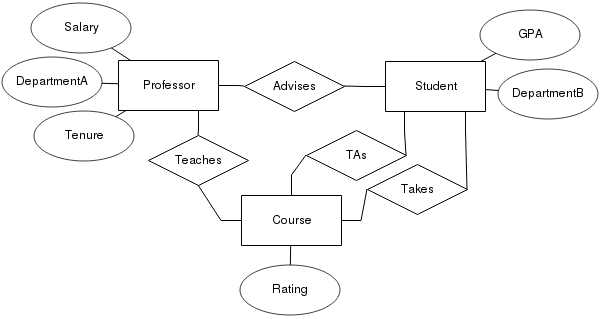
#> input picture test_preprocessing/er1.png, 601 x 319 px
$ jupyter execute connected_component.ipynb   (shell and % lines are left out)   (older library calls are emulated)
#> lines starting #> are read from the running program, lines starting #| are printed output that depends on the picture; after the words box and inside, x2 and y2 are one past the last pixel; in counts of white or black regions, pixels touching at a corner belong together
[cell 1]
import cv2
import numpy as np
from skimage.morphology import (erosion, dilation, opening, closing,  # noqa
                                white_tophat)
from skimage.measure import find_contours
import matplotlib.pyplot as plt
from skimage.draw import rectangle

[cell 2]
im_dir = "er1.png"
image = cv2.imread(im_dir)
#> image is the input picture: shape (319, 601, 3); min 0, max 255, mean 249
im_in = cv2.imread(im_dir, cv2.IMREAD_GRAYSCALE)
#> im_in: shape (319, 601); min 0, max 255, mean 249
th, im_th = cv2.threshold(im_in, 220, 255, cv2.THRESH_BINARY_INV)
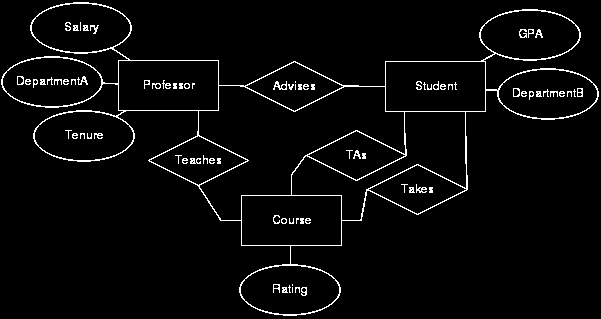
#> im_th: shape (319, 601); 3.6% white in thin lines or dots

[cell 3]
# apply connected component analysis to the thresholded image
output = cv2.connectedComponentsWithStats(im_th, 8, cv2.CV_32S)
(numLabels, labels, stats, centroids) = output
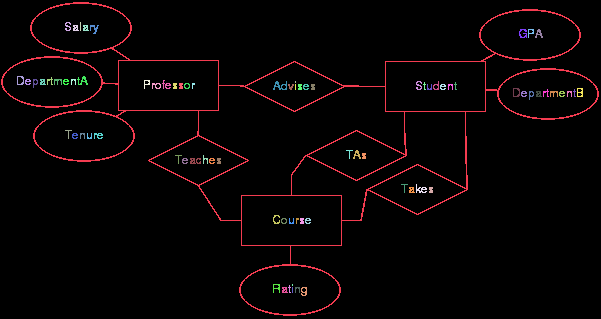
#> labels: shape (319, 601) int32; 81 distinct labels, from 0 to 80; one colour per label, 0 black
#> numLabels = 81; stats = 81 rows, first 6: [0, 0, 601, 319, 184869], [1, 2, 598, 314, 5015], [65, 22, 6, 9, 30], [80, 22, 1, 9, 9], [73, 25, 6, 6, 27], [83, 25, 6, 6, 27]; centroids = 81 pairs, first value 20.12 to 579.7, second value 26 to 291

[cell 4]
# loop over the number of unique connected component labels
for i in range(0, numLabels):
    x = stats[i, cv2.CC_STAT_LEFT]
    y = stats[i, cv2.CC_STAT_TOP]
    w = stats[i, cv2.CC_STAT_WIDTH]
    h = stats[i, cv2.CC_STAT_HEIGHT]
    area = stats[i, cv2.CC_STAT_AREA]
    cX, cY = centroids[i]
    output = image.copy()
    cv2.rectangle(output, (x, y), (x + w, y + h), (0, 255, 0), 3)
    cv2.circle(output, (int(cX), int(cY)), 4, (0, 0, 255), -1)
    componentMask = (labels == i).astype("uint8") * 255
    # show our output image and connected component mask
    cv2.imwrite("components/Output"+str(i)+".png", output)
    cv2.imwrite("components/Connected_Component"+str(i)+".png", componentMask)
#> this loop made 81 passes
#> (x, y, w, h, area, cX, cY) on passes 1, 2, 3, 5, 6, 7, 8, 9, 10, 11, 12, 13: (0, 0, 601, 319, 184869, 300.4, 160.3), (1, 2, 598, 314, 5015, 290.6, 127), (65, 22, 6, 9, 30, 67.43, 26.03), (73, 25, 6, 6, 27, 75.15, 27.59), (83, 25, 6, 6, 27, 85.15, 27.59), (90, 25, 9, 9, 36, 93.86, 28.06), (519, 29, 8, 9, 39, 522.7, 33.05), (528, 29, 6, 9, 24, 530.2, 31.75), (535, 29, 8, 9, 34, 538.6, 33.26), (17, 76, 7, 9, 32, 20.12, 80), (47, 77, 6, 8, 21, 49.43, 80.62), (77, 76, 11, 9, 45, 82.22, 80.33)
#> pass 1, `cv2.imwrite("components/Output"+str(i)+".png", output)`:
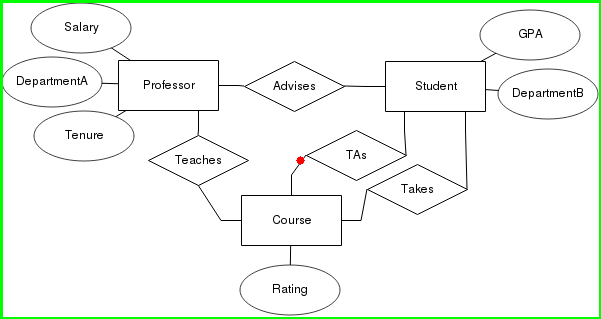
#> saved as Output0.png: shape (319, 601, 3); mean B, G, R 242.9, 248.9, 242.9
#> pass 2, `componentMask = (labels == i).astype("uint8") * 255`:
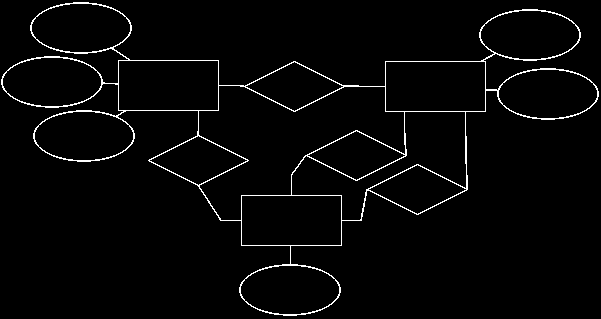
#> componentMask: shape (319, 601); 2.6% white in thin lines or dots
#> pass 2, `cv2.imwrite("components/Output"+str(i)+".png", output)`:
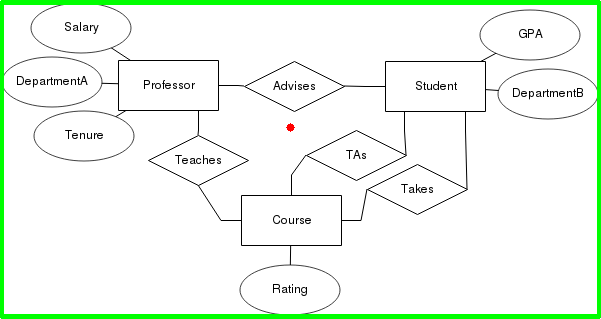
#> saved as Output1.png: shape (319, 601, 3); mean B, G, R 237.7, 249, 237.8

$ run again, with test_preprocessing/er11.png copied over test_preprocessing/er1.png
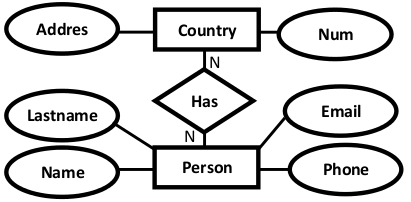
#> input picture test_preprocessing/er11.png, 411 x 202 px
#> image is the input picture: shape (202, 411, 3); min 0, max 255, mean 214.2
#> im_th: shape (202, 411); 19% white; 38 white regions, largest, box (x1, y1, x2, y2) and area: (4, 2, 404, 199) 12809, (36, 22, 56, 36) 150, (42, 166, 60, 179) 150
#> `(numLabels, labels, stats, centroids) = output`:
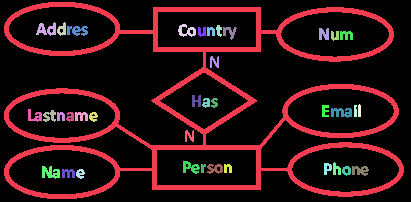
#> labels: shape (202, 411) int32; 39 distinct labels, from 0 to 38; one colour per label, 0 black
#> numLabels = 39; stats = 39 rows, first 6: [0, 0, 411, 202, 67279], [4, 2, 400, 197, 12809], [36, 22, 20, 14, 150], [57, 22, 9, 14, 75], [178, 24, 18, 13, 121], [216, 25, 6, 12, 46]; centroids = 39 pairs, first value 34.31 to 359.7, second value 29.23 to 173.3
#> the loop `for i in range(0, numLabels):` made 39 passes
#> (x, y, w, h, area, cX, cY) on passes 1 to 8: (0, 0, 411, 202, 67279, 206.3, 99.9), (4, 2, 400, 197, 12809, 202.1, 103.2), (36, 22, 20, 14, 150, 46.39, 29.23), (57, 22, 9, 14, 75, 61.73, 29.24), (178, 24, 18, 13, 121, 186.3, 30.48), (216, 25, 6, 12, 46, 218.5, 30.02), (67, 26, 21, 10, 137, 76.88, 30.16), (198, 27, 8, 10, 58, 201.6, 31.36)
#> pass 2, `cv2.imwrite("components/Output"+str(i)+".png", output)`:
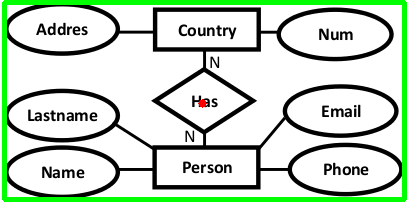
#> saved as Output1.png: shape (202, 411, 3); mean B, G, R 196.7, 215, 196.8

$ run again, with test_preprocessing/er12.png copied over test_preprocessing/er1.png
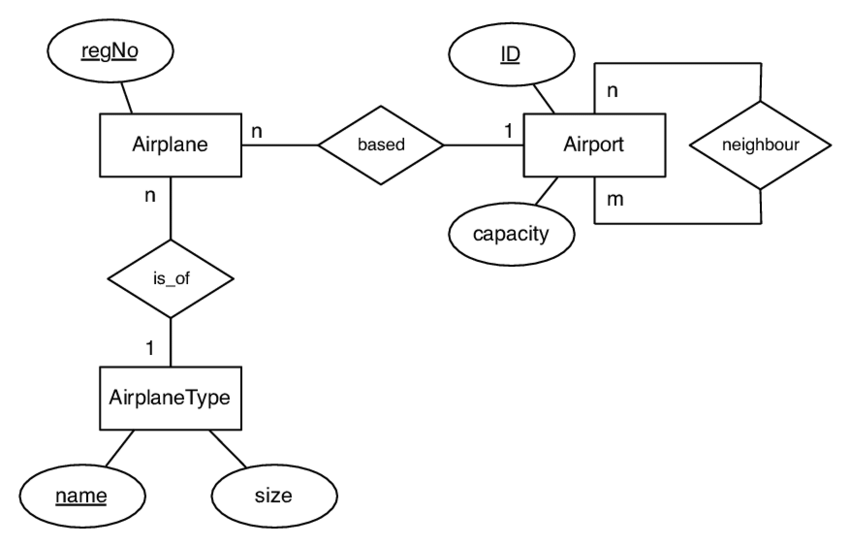
#> input picture test_preprocessing/er12.png, 850 x 546 px
#> image is the input picture: shape (546, 850, 3); min 0, max 255, mean 247.8
#> im_th: shape (546, 850); 4.5% white; 55 white regions (5 under 20 px), largest, box (x1, y1, x2, y2) and area: (18, 18, 832, 529) 14841, (80, 41, 139, 62) 634, (55, 491, 107, 507) 597
#> `(numLabels, labels, stats, centroids) = output`:
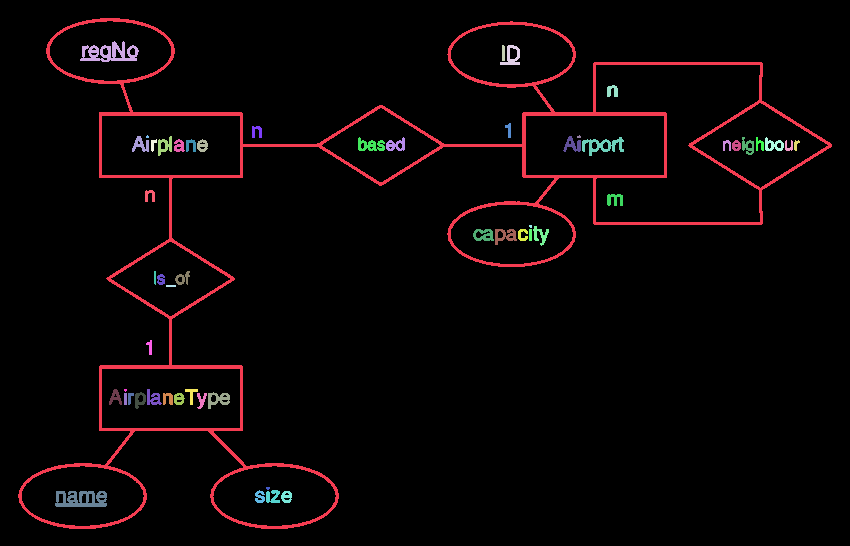
#> labels: shape (546, 850) int32; 56 distinct labels, from 0 to 55; one colour per label, 0 black
#> numLabels = 56; stats = 56 rows, first 6: [0, 0, 850, 546, 443125], [18, 18, 814, 511, 14841], [80, 41, 59, 21, 634], [502, 45, 3, 16, 47], [500, 45, 20, 20, 187], [607, 85, 11, 12, 94]; centroids = 56 pairs, first value 80.99 to 795.7, second value 52.66 to 499
#> the loop `for i in range(0, numLabels):` made 56 passes
#> (x, y, w, h, area, cX, cY) on passes 1 to 8: (0, 0, 850, 546, 443125, 427.7, 274.5), (18, 18, 814, 511, 14841, 369.1, 224.4), (80, 41, 59, 21, 634, 109.2, 52.79), (502, 45, 3, 16, 47, 503, 52.66), (500, 45, 20, 20, 187, 511.5, 56.2), (607, 85, 11, 12, 94, 612, 90.59), (505, 123, 6, 15, 53, 508.5, 129.5), (252, 126, 10, 12, 80, 256.4, 131.1)
#> pass 2, `cv2.imwrite("components/Output"+str(i)+".png", output)`:
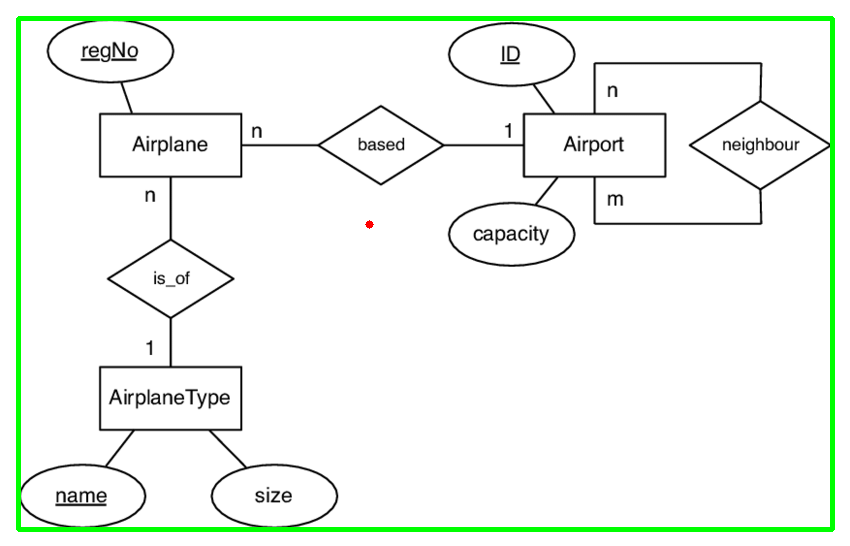
#> saved as Output1.png: shape (546, 850, 3); mean B, G, R 240.6, 247.8, 240.6

$ run again, with test_preprocessing/er13.png copied over test_preprocessing/er1.png
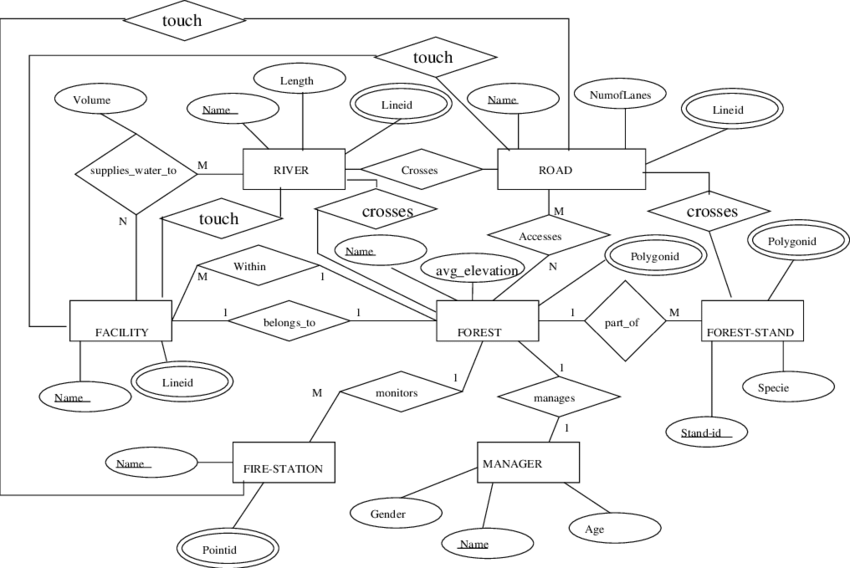
#> input picture test_preprocessing/er13.png, 850 x 568 px
#> image is the input picture: shape (568, 850, 3); min 0, max 255, mean 244.7
#> im_th: shape (568, 850); 8.3% white in thin lines or dots
#> `(numLabels, labels, stats, centroids) = output`:
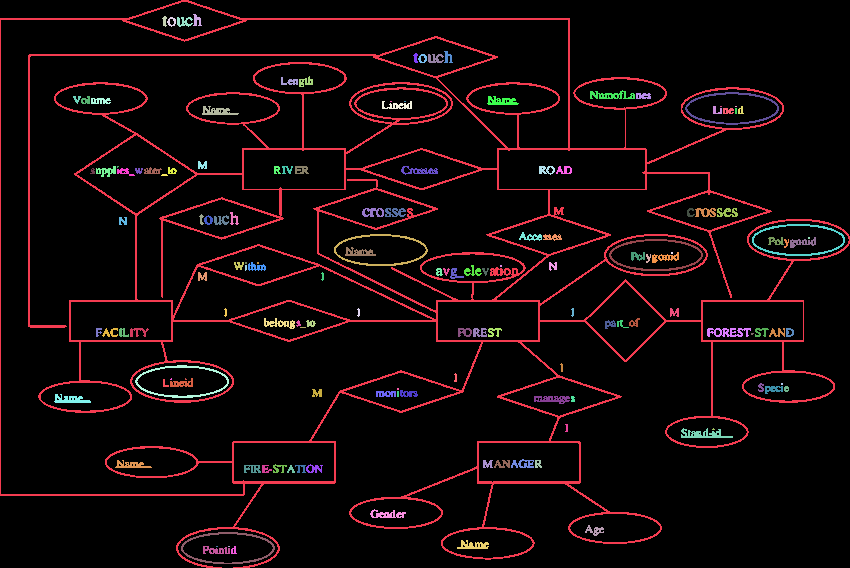
#> labels: shape (568, 850) int32; 146 distinct labels, from 0 to 145; one colour per label, 0 black
#> numLabels = 146; stats = 146 rows, first 6: [0, 0, 850, 568, 442823], [0, 0, 850, 568, 28462], [193, 14, 9, 12, 62], [162, 16, 5, 11, 34], [167, 17, 9, 10, 45], [177, 17, 16, 10, 93]; centroids = 146 pairs, first value 70.1 to 808.5, second value 20.1 to 550.1
#> the loop `for i in range(0, numLabels):` made 146 passes
#> (x, y, w, h, area, cX, cY) on passes 1 to 8: (0, 0, 850, 568, 442823, 425.9, 284.9), (0, 0, 850, 568, 28462, 396.3, 262), (193, 14, 9, 12, 62, 196.5, 20.1), (162, 16, 5, 11, 34, 164.2, 20.68), (167, 17, 9, 10, 45, 171.2, 21.27), (177, 17, 16, 10, 93, 183.5, 21.4), (444, 51, 9, 12, 61, 447.5, 57.03), (413, 53, 5, 10, 33, 415.2, 57.48)
#> pass 2, `componentMask = (labels == i).astype("uint8") * 255`:
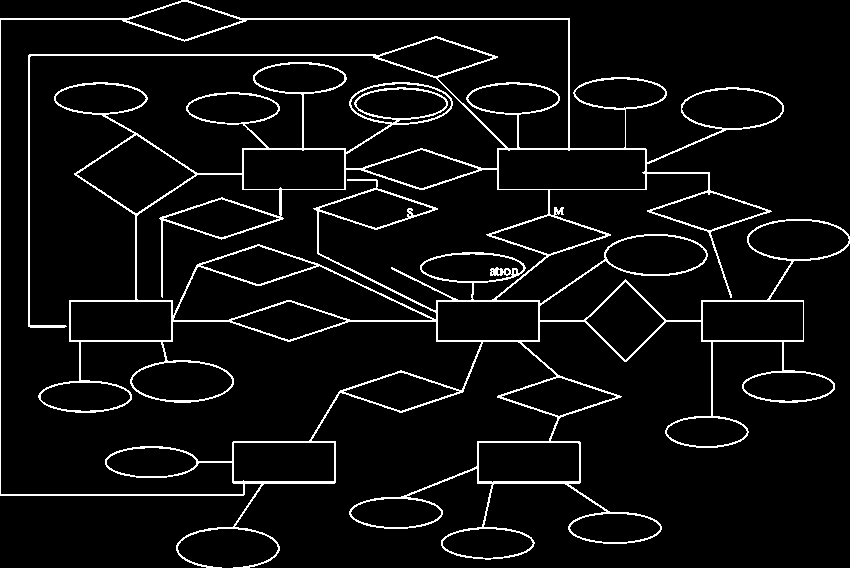
#> componentMask: shape (568, 850); 5.9% white in thin lines or dots
